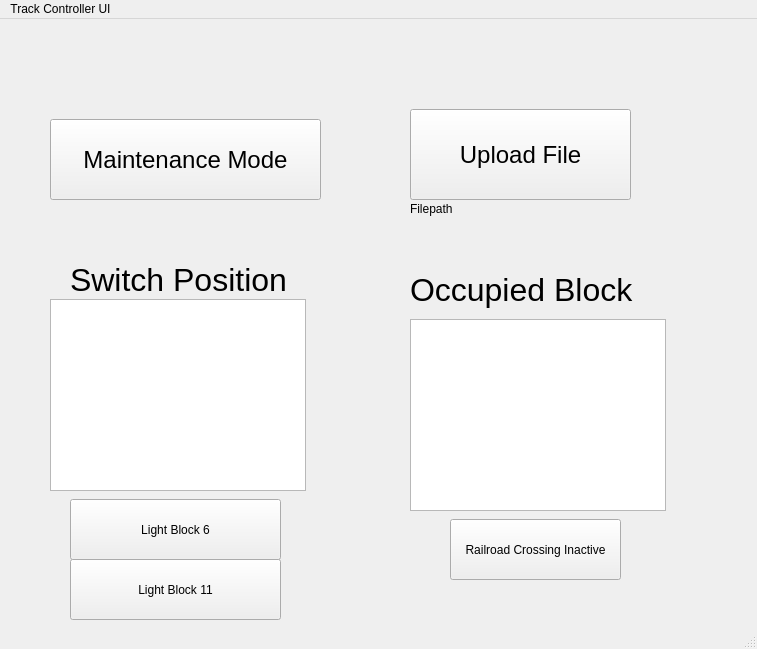
<?xml version="1.0" encoding="UTF-8"?>
<ui version="4.0">
 <class>MainWindow</class>
 <widget class="QMainWindow" name="MainWindow">
  <property name="geometry">
   <rect>
    <x>0</x>
    <y>0</y>
    <width>757</width>
    <height>649</height>
   </rect>
  </property>
  <property name="minimumSize">
   <size>
    <width>757</width>
    <height>649</height>
   </size>
  </property>
  <property name="windowTitle">
   <string>MainWindow</string>
  </property>
  <widget class="QWidget" name="centralwidget">
   <widget class="QPushButton" name="manual_mode">
    <property name="geometry">
     <rect>
      <x>50</x>
      <y>100</y>
      <width>271</width>
      <height>81</height>
     </rect>
    </property>
    <property name="minimumSize">
     <size>
      <width>221</width>
      <height>81</height>
     </size>
    </property>
    <property name="font">
     <font>
      <pointsize>18</pointsize>
     </font>
    </property>
    <property name="cursor">
     <cursorShape>PointingHandCursor</cursorShape>
    </property>
    <property name="text">
     <string>Maintenance Mode</string>
    </property>
   </widget>
   <widget class="QPushButton" name="browse">
    <property name="geometry">
     <rect>
      <x>410</x>
      <y>90</y>
      <width>221</width>
      <height>91</height>
     </rect>
    </property>
    <property name="minimumSize">
     <size>
      <width>111</width>
      <height>51</height>
     </size>
    </property>
    <property name="font">
     <font>
      <pointsize>18</pointsize>
     </font>
    </property>
    <property name="cursor">
     <cursorShape>PointingHandCursor</cursorShape>
    </property>
    <property name="text">
     <string>Upload File</string>
    </property>
   </widget>
   <widget class="QLabel" name="filename">
    <property name="geometry">
     <rect>
      <x>410</x>
      <y>180</y>
      <width>181</width>
      <height>20</height>
     </rect>
    </property>
    <property name="minimumSize">
     <size>
      <width>181</width>
      <height>20</height>
     </size>
    </property>
    <property name="font">
     <font>
      <pointsize>9</pointsize>
     </font>
    </property>
    <property name="cursor">
     <cursorShape>ArrowCursor</cursorShape>
    </property>
    <property name="text">
     <string>Filepath</string>
    </property>
   </widget>
   <widget class="QLabel" name="occupancy">
    <property name="geometry">
     <rect>
      <x>410</x>
      <y>220</y>
      <width>271</width>
      <height>101</height>
     </rect>
    </property>
    <property name="minimumSize">
     <size>
      <width>271</width>
      <height>101</height>
     </size>
    </property>
    <property name="font">
     <font>
      <pointsize>24</pointsize>
     </font>
    </property>
    <property name="text">
     <string>Occupied Block</string>
    </property>
   </widget>
   <widget class="QLabel" name="switch_pos">
    <property name="geometry">
     <rect>
      <x>70</x>
      <y>210</y>
      <width>271</width>
      <height>101</height>
     </rect>
    </property>
    <property name="minimumSize">
     <size>
      <width>271</width>
      <height>101</height>
     </size>
    </property>
    <property name="font">
     <font>
      <pointsize>24</pointsize>
     </font>
    </property>
    <property name="text">
     <string>Switch Position</string>
    </property>
   </widget>
   <widget class="QListWidget" name="switch_list_widget">
    <property name="geometry">
     <rect>
      <x>50</x>
      <y>280</y>
      <width>256</width>
      <height>192</height>
     </rect>
    </property>
   </widget>
   <widget class="QPushButton" name="rr_crossing_button">
    <property name="geometry">
     <rect>
      <x>450</x>
      <y>500</y>
      <width>171</width>
      <height>61</height>
     </rect>
    </property>
    <property name="text">
     <string>Railroad Crossing Inactive</string>
    </property>
    <property name="checkable">
     <bool>false</bool>
    </property>
   </widget>
   <widget class="QPushButton" name="light_b6">
    <property name="geometry">
     <rect>
      <x>70</x>
      <y>480</y>
      <width>211</width>
      <height>61</height>
     </rect>
    </property>
    <property name="text">
     <string>Light Block 6</string>
    </property>
   </widget>
   <widget class="QPushButton" name="light_b11">
    <property name="geometry">
     <rect>
      <x>70</x>
      <y>540</y>
      <width>211</width>
      <height>61</height>
     </rect>
    </property>
    <property name="text">
     <string>Light Block 11</string>
    </property>
   </widget>
   <widget class="QListWidget" name="block_number">
    <property name="geometry">
     <rect>
      <x>410</x>
      <y>300</y>
      <width>256</width>
      <height>192</height>
     </rect>
    </property>
   </widget>
  </widget>
  <widget class="QMenuBar" name="menubar">
   <property name="geometry">
    <rect>
     <x>0</x>
     <y>0</y>
     <width>757</width>
     <height>21</height>
    </rect>
   </property>
   <widget class="QMenu" name="menuTrack_Controller_UI">
    <property name="title">
     <string>Track Controller UI</string>
    </property>
   </widget>
   <addaction name="menuTrack_Controller_UI"/>
  </widget>
  <widget class="QStatusBar" name="statusbar"/>
 </widget>
 <resources/>
 <connections/>
</ui>
